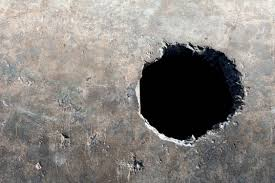
%> input picture Sample_images/pothole2.jpg, 275 x 183 px
$ octave shape_extraction.m   (GNU Octave 9; MATLAB toolbox functions it lacks are replaced by stand-ins)
%> lines starting %> are read from the running program, lines starting %| are printed output that depends on the picture; in (x1, y1, x2, y2) boxes, pixels count from 0 and x2, y2 are one past the last pixel; in counts of white or black regions, pixels touching at a corner belong together; the program's own positions count from 1
clc;	% Clear command window.
clear;	% Delete all variables.
close all;	% Close all figure windows except those created by imtool.
workspace;	% Make sure the workspace panel is showing.


[rgbImage, storedColorMap] = imread('pothole2.jpg');
%> rgbImage is the input picture: size 183x275x3 uint8; mean R, G, B 133.8, 129.8, 125.5
%> storedColorMap = []
rgbImage = imgaussfilt(rgbImage);

	[rows, columns, numberOfColorBands] = size(rgbImage);
%> rows = 183; columns = 275; numberOfColorBands = 3
	% If it's monochrome (indexed), convert it to color.
	% Check to see if it's an 8-bit image needed later for scaling).
	if strcmpi(class(rgbImage), 'uint8')
		% Flag for 256 gray levels.
		eightBit = true;
	else
		eightBit = false;
	end
	if numberOfColorBands == 1
		if isempty(storedColorMap)
			% Just a simple gray level image, not indexed with a stored color map.
			% Create a 3D true color image where we copy the monochrome image into all 3 (R, G, & B) color planes.
			rgbImage = cat(3, rgbImage, rgbImage, rgbImage);
		else
			% It's an indexed image.
			rgbImage = ind2rgb(rgbImage, storedColorMap);
			% ind2rgb() will convert it to double and normalize it to the range 0-1.
			% Convert back to uint8 in the range 0-255, if needed.
			if eightBit
				rgbImage = uint8(255 * rgbImage);
			end
		end
    end


    % Convert RGB image to HSV
	hsvImage = rgb2hsv(rgbImage);
%> hsvImage: size 183x275x3 double; mean H, S, V 0.141, 0.0874, 0.527
	% Extract out the H, S, and V images individually
	hImage = hsvImage(:,:,1);
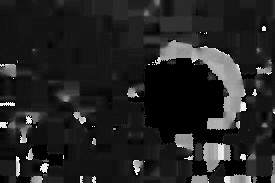
%> hImage: size 183x275 double; min 0, max 0.985, mean 0.141
	sImage = hsvImage(:,:,2);
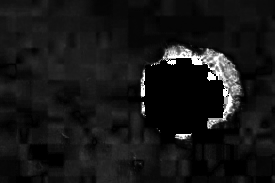
%> sImage: size 183x275 double; min 0, max 1, mean 0.0874
	vImage = hsvImage(:,:,3);
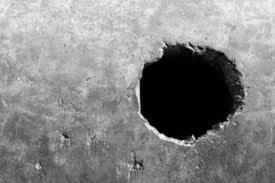
%> vImage: size 183x275 double; min 0, max 0.976, mean 0.527


		valueThresholdLow = 0.05;

 		valueThresholdHigh = 1.0;

 	valueMask = (vImage <= valueThresholdLow) ;
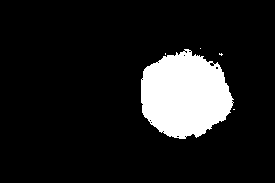
%> valueMask: size 183x275 logical; 12.2% white; 5 white regions (4 under 20 px), largest, box (x1, y1, x2, y2) and area: (141, 49, 234, 139) 6116
     coloredObjectsMask = uint8(valueMask);
     smallestAcceptableArea = 10;
     coloredObjectsMask = uint8(bwareaopen(coloredObjectsMask, smallestAcceptableArea));
%> coloredObjectsMask: size 183x275 uint8; values 0 (black) and 1 (white), 12.2% white; 1 white region, box (x1, y1, x2, y2) and area: (141, 49, 234, 139) 6116

     structuringElement = strel('disk', 4);
 	coloredObjectsMask = imclose(coloredObjectsMask, structuringElement);
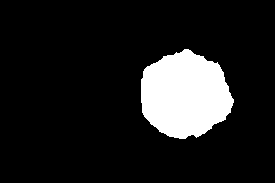
%> coloredObjectsMask: size 183x275 uint8; values 0 (black) and 1 (white), 12.3% white; 1 white region, box (x1, y1, x2, y2) and area: (141, 49, 234, 139) 6202

    coloredObjectsMask = imfill(logical(coloredObjectsMask), 'holes');

    imshow(coloredObjectsMask)


    %get outlines of each object
[B,L,N] = bwboundaries(coloredObjectsMask);
%> B = 1 boundary; box (x1, y1, x2, y2) and points: (141, 49, 234, 139) 266; N = 1
%get stats
stats=  regionprops(L, 'Centroid', 'Area', 'Perimeter');
%> stats = 1 region; Area, Centroid and Perimeter: 6202 [185.5 95.6] 294.2
Centroid = cat(1, stats.Centroid);
%> Centroid = [185.5 95.56]
Perimeter = cat(1,stats.Perimeter);
%> Perimeter = 294.2
Area = cat(1,stats.Area);
%> Area = 6202
CircleMetric = (Perimeter.^2)./(4*pi*Area);  %circularity metric
%> CircleMetric = 1.11
SquareMetric = NaN(N,1);
%> SquareMetric = NaN
TriangleMetric = NaN(N,1);
%> TriangleMetric = NaN
%for each boundary, fit to bounding box, and calculate some parameters
for k=1:N,
   boundary = B{k};
%> (the run ends here)
